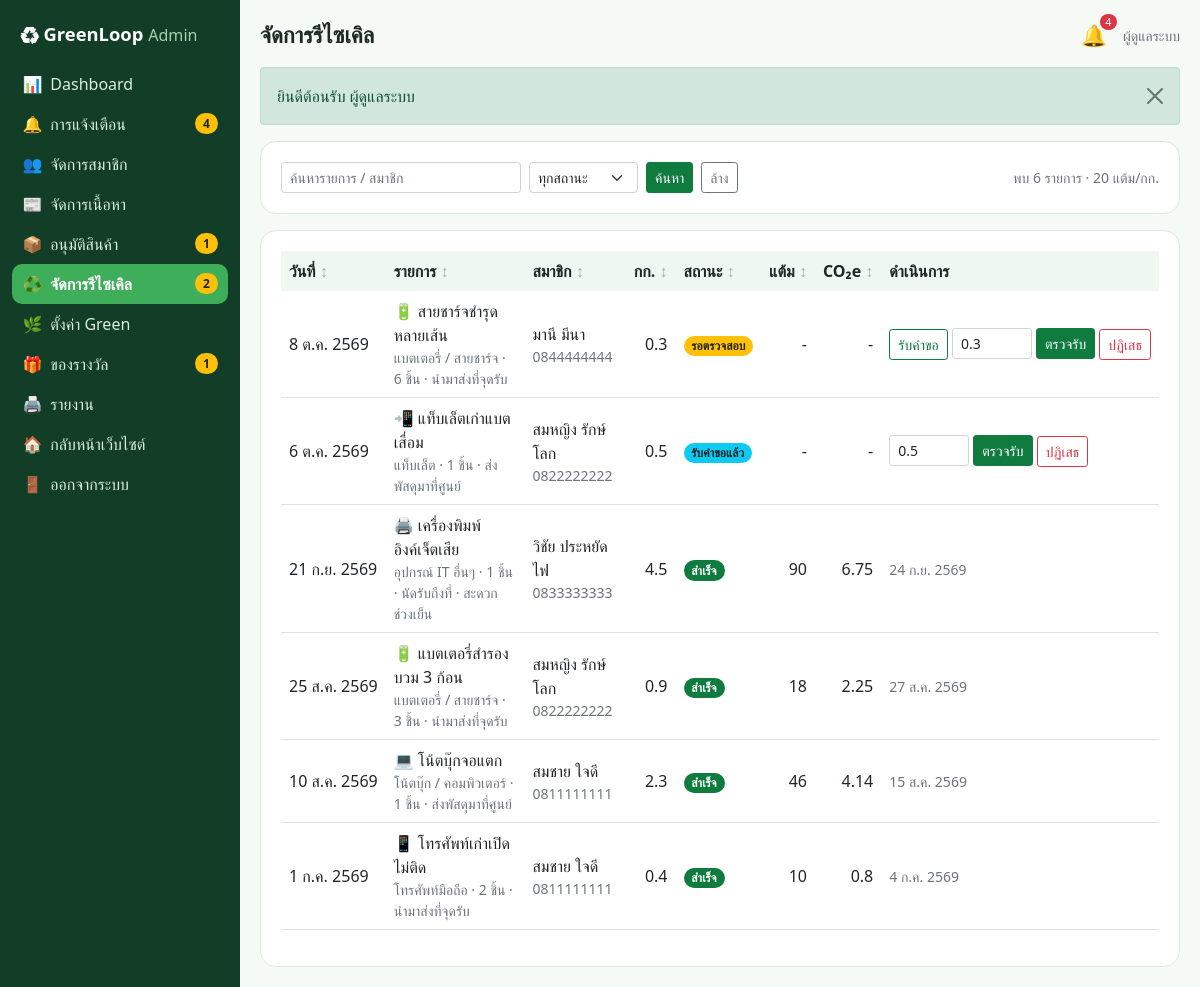
Screenshot of /admin/recycles.php (signed in) with the database file from the repository.
### tables this page shows
CREATE TABLE users (
    id INT UNSIGNED AUTO_INCREMENT PRIMARY KEY,
    name VARCHAR(100) NOT NULL,
    email VARCHAR(120) NOT NULL,
    phone VARCHAR(10) NOT NULL DEFAULT '',
    address VARCHAR(255) NOT NULL DEFAULT '',
    avatar VARCHAR(150) NULL,
    password_hash VARCHAR(255) NOT NULL,
    secret_question VARCHAR(150) NOT NULL,
    secret_answer_hash VARCHAR(255) NOT NULL,
    role ENUM('user','admin') NOT NULL DEFAULT 'user',
    status ENUM('active','suspended') NOT NULL DEFAULT 'active',
    green_points INT UNSIGNED NOT NULL DEFAULT 0,
    created_at DATETIME NOT NULL DEFAULT CURRENT_TIMESTAMP,
    UNIQUE KEY uq_users_email (email)
);

CREATE TABLE recycle_requests (
    id INT UNSIGNED AUTO_INCREMENT PRIMARY KEY,
    user_id INT UNSIGNED NOT NULL,
    category_id INT UNSIGNED NOT NULL,
    item_name VARCHAR(150) NOT NULL,
    quantity SMALLINT UNSIGNED NOT NULL DEFAULT 1,
    weight_kg DECIMAL(6,2) NOT NULL,
    method ENUM('dropoff','parcel','pickup') NOT NULL DEFAULT 'dropoff',
    note VARCHAR(255) NOT NULL DEFAULT '',
    status ENUM('pending','accepted','completed','rejected') NOT NULL DEFAULT 'pending',
    points_awarded INT UNSIGNED NOT NULL DEFAULT 0,
    co2_saved_kg DECIMAL(10,2) NOT NULL DEFAULT 0,
    created_at DATETIME NOT NULL DEFAULT CURRENT_TIMESTAMP,
    completed_at DATETIME NULL,
    KEY idx_recycle_status (status),
    CONSTRAINT fk_recycle_user FOREIGN KEY (user_id) REFERENCES users (id) ON DELETE CASCADE,
    CONSTRAINT fk_recycle_category FOREIGN KEY (category_id) REFERENCES categories (id)
);

CREATE TABLE categories (
    id INT UNSIGNED AUTO_INCREMENT PRIMARY KEY,
    name VARCHAR(80) NOT NULL,
    icon VARCHAR(16) NOT NULL DEFAULT '📦',
    co2_reuse_kg DECIMAL(8,2) NOT NULL DEFAULT 0 COMMENT 'kgCO2e ที่ลดได้เมื่อใช้ซ้ำ 1 ชิ้น',
    co2_recycle_per_kg DECIMAL(8,2) NOT NULL DEFAULT 0 COMMENT 'kgCO2e ที่ลดได้เมื่อรีไซเคิล 1 กก.'
);

### admin/recycles.php (the view, shortened to what this page needs)
<?php
require __DIR__ . '/../includes/init.php';
require_admin();
$where = ['1 = 1'];
$args = [];
$list = rows("SELECT r.*, c.name AS cat_name, c.icon, c.co2_recycle_per_kg, u.name AS user_name, u.phone FROM recycle_requests r JOIN categories c ON c.id = r.category_id JOIN users u ON u.id = r.user_id
    WHERE " . implode(' AND ', $where) . " ORDER BY FIELD(r.status, 'accepted', 'pending') DESC, r.id DESC", $args);
$rate = (float) setting('points_recycle_per_kg', 20);
$title = 'จัดการรีไซเคิล';
require __DIR__ . '/../includes/admin_header.php';
?>
<form class="panel mb-3" method="get">
  <div class="d-flex gap-2 flex-wrap">
    <input type="search" name="q" class="form-control form-control-sm" style="width:240px" value="<?= e(get('q')) ?>" placeholder="ค้นหารายการ / สมาชิก" aria-label="ค้นหาคำขอ">
    <select name="status" class="form-select form-select-sm" style="width:auto" aria-label="สถานะ"><option value="">ทุกสถานะ</option>
      <?php foreach (['pending', 'accepted', 'completed', 'rejected'] as $k): ?><option value="<?= $k ?>" <?= get('status') === $k ? 'selected' : '' ?>><?= e(STATUS_LABELS[$k][0]) ?></option><?php endforeach; ?></select>
    <button class="btn btn-success btn-sm">ค้นหา</button><a class="btn btn-outline-secondary btn-sm" href="<?= e(url('admin/recycles.php')) ?>">ล้าง</a>
    <span class="small text-muted ms-auto align-self-center">พบ <?= count($list) ?> รายการ · <?= num($rate, 0) ?> แต้ม/กก.</span>
  </div>
</form>
<div class="panel">
  <?php if (!$list): ?><div class="empty">ไม่พบคำขอตามเงื่อนไข</div><?php else: ?>
  <div class="table-responsive"><table class="table">
    <thead><tr><th data-sort>วันที่</th><th data-sort>รายการ</th><th data-sort>สมาชิก</th><th data-sort="num" class="text-end">กก.</th><th data-sort>สถานะ</th><th data-sort="num" class="text-end">แต้ม</th><th data-sort="num" class="text-end">CO₂e</th><th>ดำเนินการ</th></tr></thead>
    <tbody><?php foreach ($list as $r): ?>
      <tr><td data-value="<?= e($r['created_at']) ?>" class="text-nowrap"><?= thai_date($r['created_at'], false) ?></td>
        <td><?= e($r['icon'] . ' ' . $r['item_name']) ?><div class="small text-muted"><?= e($r['cat_name']) ?> · <?= (int) $r['quantity'] ?> ชิ้น · <?= e(RECYCLE_METHODS[$r['method']]) ?><?= $r['note'] !== '' ? ' · ' . e($r['note']) : '' ?></div></td>
        <td><?= e($r['user_name']) ?><div class="small text-muted"><?= e($r['phone']) ?></div></td>
        <td class="text-end"><?= num($r['weight_kg']) ?></td><td><?= badge($r['status']) ?></td>
        <td class="text-end"><?= $r['points_awarded'] ? (int) $r['points_awarded'] : '-' ?></td><td class="text-end"><?= $r['co2_saved_kg'] > 0 ? num($r['co2_saved_kg']) : '-' ?></td>
        <td class="text-nowrap"><?php if (in_array($r['status'], ['pending', 'accepted'], true)): ?>
          <?php if ($r['status'] === 'pending'): ?><form method="post" class="d-inline"><button class="btn btn-sm btn-outline-success">รับคำขอ</button></form><?php endif; ?>
          <form method="post" class="d-inline-flex gap-1 align-items-center" data-confirm="ยืนยันตรวจรับด้วยน้ำหนักนี้? ระบบจะให้แต้มทันที">
            <input type="number" name="weight_kg" min="0.01" max="999" step="0.01" value="<?= e((float) $r['weight_kg']) ?>" class="form-control form-control-sm" style="width:80px" required aria-label="น้ำหนักจริง (กก.)" title="น้ำหนักที่ชั่งจริง (กก.)">
            <button class="btn btn-sm btn-success">ตรวจรับ</button></form>
          <form method="post" class="d-inline" data-confirm="ปฏิเสธคำขอนี้?"><button class="btn btn-sm btn-outline-danger">ปฏิเสธ</button></form>
        <?php else: ?><span class="small text-muted"><?= $r['completed_at'] ? thai_date($r['completed_at'], false) : '-' ?></span><?php endif; ?></td></tr>
    <?php endforeach; ?></tbody>
  </table></div>
  <?php endif; ?>
</div>
<?php require __DIR__ . '/../includes/admin_footer.php'; ?>

### includes/admin_header.php (shortened to what this page needs)
<?php
$self = basename($_SERVER['SCRIPT_NAME']);
$unread = (int) val('SELECT COUNT(*) FROM notifications WHERE is_read = 0');
$pending = [
    'products.php' => (int) val("SELECT COUNT(*) FROM products WHERE status = 'pending'"),
    'recycles.php' => (int) val("SELECT COUNT(*) FROM recycle_requests WHERE status IN ('pending', 'accepted')"),
    'rewards.php' => (int) val("SELECT COUNT(*) FROM redemptions WHERE status = 'pending'"),
    'notifications.php' => $unread,
];
$menu = [
    'index.php' => ['📊', 'Dashboard'],
    'notifications.php' => ['🔔', 'การแจ้งเตือน'],
    'users.php' => ['👥', 'จัดการสมาชิก'],
    'contents.php' => ['📰', 'จัดการเนื้อหา'],
    'products.php' => ['📦', 'อนุมัติสินค้า'],
    'recycles.php' => ['♻️', 'จัดการรีไซเคิล'],
    'green.php' => ['🌿', 'ตั้งค่า Green'],
    'rewards.php' => ['🎁', 'ของรางวัล'],
    'reports.php' => ['🖨️', 'รายงาน'],
];
?>
<!doctype html>
<html lang="th">
<head>
<link href="<?= e(url('assets/vendor/bootstrap.min.css')) ?>" rel="stylesheet">
<link href="<?= e(url('assets/css/style.css')) ?>?v=1" rel="stylesheet">
</head>
<body class="admin">
<div class="admin-shell">
  <aside class="admin-side">
    <a class="brand" href="<?= e(url('admin/index.php')) ?>">♻ GreenLoop <small>Admin</small></a>
    <nav>
    <?php foreach ($menu as $file => $m): ?>
      <a class="item <?= $self === $file ? 'active' : '' ?>" href="<?= e(url('admin/' . $file)) ?>"><span><?= $m[0] ?></span> <?= $m[1] ?>
        <?php if (!empty($pending[$file])): ?><span class="badge rounded-pill bg-warning text-dark"><?= $pending[$file] ?></span><?php endif; ?></a>
    <?php endforeach; ?>
      <a class="item" href="<?= e(url('index.php')) ?>"><span>🏠</span> กลับหน้าเว็บไซต์</a>
      <form method="post" action="<?= e(url('logout.php')) ?>"><?= csrf_field() ?><button class="item"><span>🚪</span> ออกจากระบบ</button></form>
    </nav>
  </aside>
  <div class="admin-main">
    <div class="admin-top">
      <h1><?= e(isset($title) ? $title : 'Admin') ?></h1>
      <div class="d-flex align-items-center gap-3">
        <a class="bell" href="<?= e(url('admin/notifications.php')) ?>" title="การแจ้งเตือน">🔔<?php if ($unread): ?><span class="dot"><?= $unread ?></span><?php endif; ?></a>
        <span class="small text-muted"><?= e(user()['name']) ?></span>
      </div>
    </div>
    <?php if (!empty($_SESSION['flash'])): foreach ($_SESSION['flash'] as $flashMsg): ?>
      <div class="alert alert-<?= e($flashMsg[0]) ?> alert-dismissible fade show" role="alert"><?= e($flashMsg[1]) ?><button type="button" class="btn-close" data-bs-dismiss="alert" aria-label="ปิด"></button></div>
    <?php endforeach; unset($_SESSION['flash']); endif; ?>

### includes/init.php (shortened to what this page needs)
<?php
function db()
{
    static $pdo = null;
    if ($pdo === null) {
        $c = require ROOT_PATH . '/config.php';
        try {
            $pdo = new PDO(
                "mysql:host={$c['db_host']};port={$c['db_port']};dbname={$c['db_name']};charset=utf8mb4",
                $c['db_user'],
                $c['db_pass'],
                [
                    PDO::ATTR_ERRMODE => PDO::ERRMODE_EXCEPTION,
                    PDO::ATTR_DEFAULT_FETCH_MODE => PDO::FETCH_ASSOC,
                    PDO::ATTR_EMULATE_PREPARES => false,
                ]
            );
            $pdo->exec("SET time_zone = '+07:00'");
        } catch (PDOException $ex) {
            http_response_code(500);
            exit('<h3>เชื่อมต่อฐานข้อมูลไม่ได้</h3><p>กรุณานำเข้าไฟล์ <code>database.sql</code> และตรวจสอบการตั้งค่าใน <code>config.php</code></p>');
        }
    }
    return $pdo;
}
function q($sql, $params = [])
{
    $st = db()->prepare($sql);
    $st->execute($params);
    return $st;
}
function row($sql, $params = [])
{
    $r = q($sql, $params)->fetch();
    return $r ?: null;
}
function rows($sql, $params = [])
{
    return q($sql, $params)->fetchAll();
}
function val($sql, $params = [])
{
    return q($sql, $params)->fetchColumn();
}
function e($s)
{
    return htmlspecialchars((string) $s, ENT_QUOTES, 'UTF-8');
}
function url($path = '')
{
    return BASE_URL . '/' . ltrim($path, '/');
}
function get($key, $default = '')
{
    return isset($_GET[$key]) && is_string($_GET[$key]) ? trim($_GET[$key]) : $default;
}
function num($n, $dec = 2)
{
    $s = number_format((float) $n, $dec);
    return $dec > 0 ? rtrim(rtrim($s, '0'), '.') : $s;
}
function thai_date($dt, $time = true)
{
    $t = strtotime($dt);
    $m = ['', 'ม.ค.', 'ก.พ.', 'มี.ค.', 'เม.ย.', 'พ.ค.', 'มิ.ย.', 'ก.ค.', 'ส.ค.', 'ก.ย.', 'ต.ค.', 'พ.ย.', 'ธ.ค.'];
    return date('j', $t) . ' ' . $m[(int) date('n', $t)] . ' ' . (date('Y', $t) + 543) . ($time ? ' ' . date('H:i', $t) : '');
}
function badge($status)
{
    $s = isset(STATUS_LABELS[$status]) ? STATUS_LABELS[$status] : [$status, 'secondary'];
    return '<span class="badge rounded-pill bg-' . $s[1] . ($s[1] === 'warning' || $s[1] === 'info' ? ' text-dark' : '') . '">' . e($s[0]) . '</span>';
}
function setting($name, $default = '')
{
    static $all = null;
    if ($all === null) {
        $all = [];
        foreach (rows('SELECT name, value FROM settings') as $r) {
            $all[$r['name']] = $r['value'];
        }
    }
    return isset($all[$name]) && $all[$name] !== '' ? $all[$name] : $default;
}
function user()
{
    static $u = false;
    if ($u === false) {
        $u = empty($_SESSION['uid']) ? null : row('SELECT * FROM users WHERE id = ?', [$_SESSION['uid']]);
    }
    return $u;
}
function require_login()
{
    if (!user()) {
        $_SESSION['after_login'] = $_SERVER['REQUEST_URI'];
        flash('กรุณาเข้าสู่ระบบก่อนใช้งาน', 'warning');
        redirect('login.php');
    }
    return user();
}
function require_admin()
{
    $u = require_login();
    return $u;
}

### assets/css/style.css (style rules this page uses)
:root { --gl-green: #0f7b3f; --gl-green-2: #3fae5a; --gl-soft: #eef7f0; --gl-line: #dbeadf; --gl-ink: #1d2b22; }
body { font-family: "Leelawadee UI", "Sarabun", "TH Sarabun New", Tahoma, "Segoe UI", sans-serif; background: #f6faf7; color: var(--gl-ink); min-height: 100vh; display: flex; flex-direction: column; }
a { color: var(--gl-green); }
.btn-success { background: var(--gl-green); border-color: var(--gl-green); }
.btn-outline-success { color: var(--gl-green); border-color: var(--gl-green); }
.bg-success { background-color: var(--gl-green) !important; }
.panel { background: #fff; border: 1px solid var(--gl-line); border-radius: 16px; padding: 1.25rem; }
.panel + .panel { margin-top: 1rem; }
.table { vertical-align: middle; }
.table thead th { white-space: nowrap; background: var(--gl-soft); border-bottom: 0; font-weight: 600; }
th[data-sort] { cursor: pointer; user-select: none; }
th[data-sort]::after { content: " ↕"; opacity: .35; }
.admin-shell { display: flex; min-height: 100vh; width: 100%; }
.admin-side { width: 240px; flex-shrink: 0; background: #123d26; color: #d9eedf; padding: 1rem .75rem; }
.admin-side .brand { display: block; color: #fff; font-weight: 700; font-size: 1.15rem; text-decoration: none; padding: .25rem .5rem 1rem; }
.admin-side .brand small { color: #9fd3ae; font-weight: 500; }
.admin-side .item { display: flex; align-items: center; gap: .5rem; width: 100%; color: #d9eedf; text-decoration: none; padding: .5rem .65rem; border-radius: 10px; border: 0; background: none; text-align: left; white-space: nowrap; }
.admin-side .item.active { background: var(--gl-green-2); color: #fff; font-weight: 600; }
.admin-side .item .badge { margin-left: auto; }
.admin-main { flex: 1; min-width: 0; padding: 1.25rem; }
.admin-top { display: flex; justify-content: space-between; align-items: center; margin-bottom: 1rem; gap: 1rem; }
.admin-top h1 { font-size: 1.4rem; font-weight: 700; margin: 0; }
.bell { position: relative; font-size: 1.3rem; text-decoration: none; }
.bell .dot { position: absolute; top: -6px; right: -10px; background: #dc3545; color: #fff; font-size: .68rem; border-radius: 999px; padding: 0 .35rem; }

### rows the page displays
users: name "ผู้ดูแลระบบ"
recycle_requests: created_at "8 ต.ค. 2569", category+item_name "🔋 สายชาร์จชำรุดหลายเส้น", category.name "แบตเตอรี่ / สายชาร์จ", quantity "6", method "นำมาส่งที่จุดรับ", user.name "มานี มีนา", user.phone "0844444444", weight_kg "0.3", status "รอตรวจสอบ"
recycle_requests: created_at "6 ต.ค. 2569", category+item_name "📲 แท็บเล็ตเก่าแบตเสื่อม", category.name "แท็บเล็ต", quantity "1", method "ส่งพัสดุมาที่ศูนย์", user.name "สมหญิง รักษ์โลก", user.phone "0822222222", weight_kg "0.5", status "รับคำขอแล้ว"
recycle_requests: created_at "21 ก.ย. 2569", category+item_name "🖨️ เครื่องพิมพ์อิงค์เจ็ตเสีย", category.name "อุปกรณ์ IT อื่นๆ", quantity "1", method "นัดรับถึงที่", note "สะดวกช่วงเย็น", user.name "วิชัย ประหยัดไฟ", user.phone "0833333333", weight_kg "4.5", status "สำเร็จ", points_awarded "90", co2_saved_kg "6.75", completed_at "24 ก.ย. 2569"
recycle_requests: created_at "25 ส.ค. 2569", category+item_name "🔋 แบตเตอรี่สำรองบวม 3 ก้อน", category.name "แบตเตอรี่ / สายชาร์จ", quantity "3", method "นำมาส่งที่จุดรับ", user.name "สมหญิง รักษ์โลก", user.phone "0822222222", weight_kg "0.9", status "สำเร็จ", points_awarded "18", co2_saved_kg "2.25", completed_at "27 ส.ค. 2569"
recycle_requests: created_at "10 ส.ค. 2569", category+item_name "💻 โน้ตบุ๊กจอแตก", category.name "โน้ตบุ๊ก / คอมพิวเตอร์", quantity "1", method "ส่งพัสดุมาที่ศูนย์", user.name "สมชาย ใจดี", user.phone "0811111111", weight_kg "2.3", status "สำเร็จ", points_awarded "46", co2_saved_kg "4.14", completed_at "15 ส.ค. 2569"
recycle_requests: created_at "1 ก.ค. 2569", category+item_name "📱 โทรศัพท์เก่าเปิดไม่ติด", category.name "โทรศัพท์มือถือ", quantity "2", method "นำมาส่งที่จุดรับ", user.name "สมชาย ใจดี", user.phone "0811111111", weight_kg "0.4", status "สำเร็จ", points_awarded "10", co2_saved_kg "0.8", completed_at "4 ก.ค. 2569"

### other values shown
$m[0] "📊"
$m[1] "Dashboard"
$m[0] "🔔"
$m[1] "การแจ้งเตือน"
$pending[$file] "4"
$m[0] "👥"
$m[1] "จัดการสมาชิก"
$m[0] "📰"
$m[1] "จัดการเนื้อหา"
$m[0] "📦"
$m[1] "อนุมัติสินค้า"
$pending[$file] "1"
$m[0] "♻️"
$m[1] "จัดการรีไซเคิล"
$pending[$file] "2"
